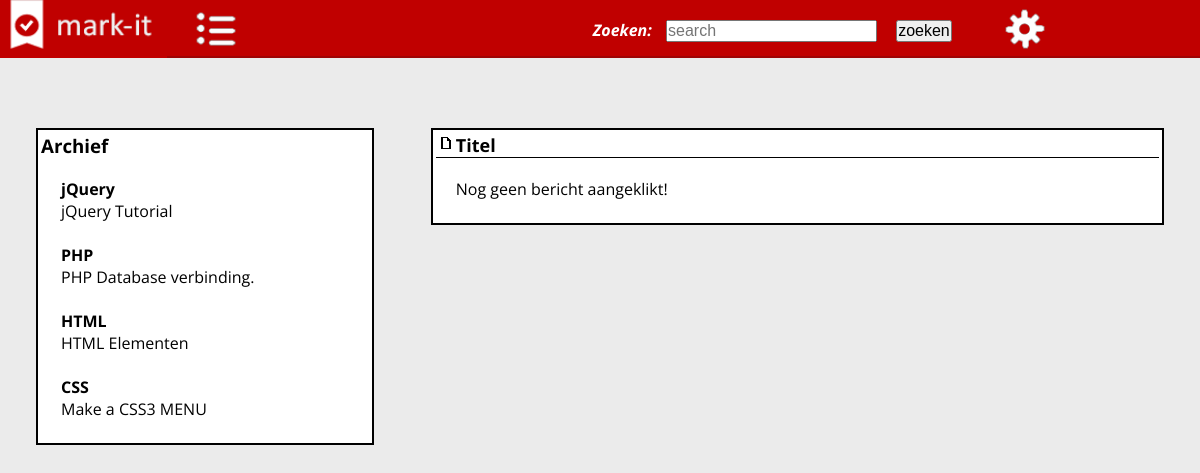
The page /article.php on the database as committed earlier.
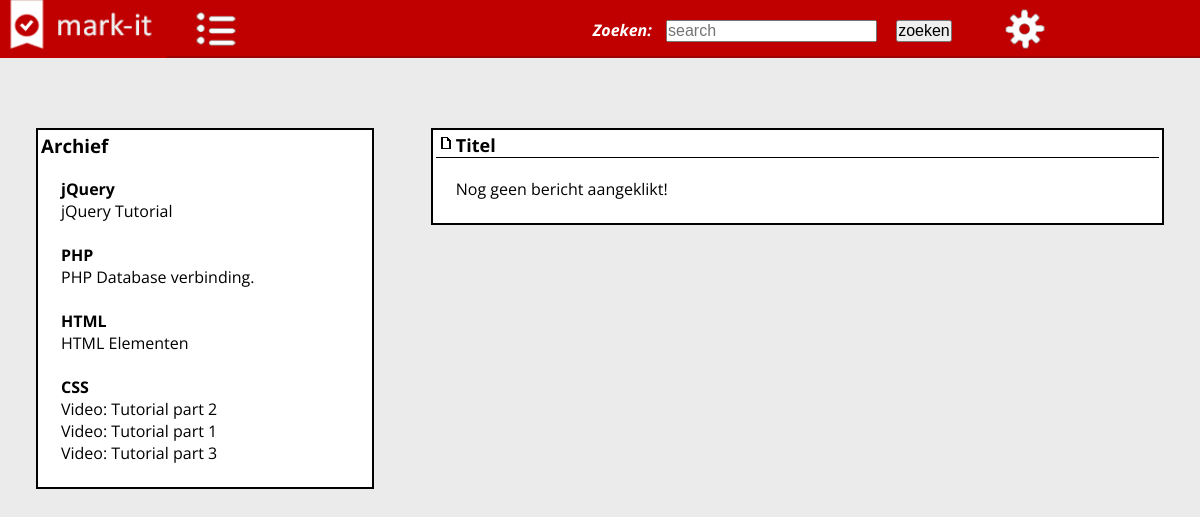
The same page on the database as committed later.
### tables this page shows
CREATE TABLE `tuts` (
  `id` int(11) NOT NULL AUTO_INCREMENT,
  `titel` varchar(255) DEFAULT NULL,
  `bericht` text,
  `type` int(11) DEFAULT NULL,
  `videolink` varchar(255) DEFAULT NULL,
  `afbeelding` varchar(255) DEFAULT NULL,
  `auteur` varchar(255) DEFAULT NULL,
  PRIMARY KEY (`id`)
);

### article.php (the view, shortened to what this page needs)
<?php
require("./template/header.php");
?>
	<div class="wrapper">
		<div class="rij1-1">
			<div class="tutorials">
		 		<h3>Archief</h3>
		 		<?php
				echo'<section class="tekst">';
			$sql = $mysqli->query("SELECT * FROM tuts WHERE type = 4") or die('error');
			if(mysqli_num_rows($sql) > 0)
			{
			echo'<dt><b>jQuery</b></dt>';
				while($row = mysqli_fetch_object($sql))
				{
				echo'<dl>';
				if($row->type == '4')
				{
		 				echo'<dd><a href="./article.php?id='.$row->id.'">'.$row->titel.'</a></dd>';
				}
				echo'</dl>';
				}
				}
				echo'<br>';
				$sql = $mysqli->query("SELECT * FROM tuts WHERE type = 3") or die('error');
			if(mysqli_num_rows($sql) > 0)
			{
		 		echo'<dt><b>PHP</b></dt>';
				while($row = mysqli_fetch_object($sql))
				{
               echo'<dl>';
				if($row->type == '3')
				{
		 				echo'<dd><a href="./article.php?id='.$row->id.'">'.$row->titel.'</a></dd>';
				}
				echo'</dl>';
				}
				}
				echo'<br>';
				$sql = $mysqli->query("SELECT * FROM tuts WHERE type = 1") or die('error');
			if(mysqli_num_rows($sql) > 0)
			{
			echo'<dt><b>HTML</b></dt>';
				while($row = mysqli_fetch_object($sql))
				{
				echo'<dl>';
				if($row->type == '1')
				{
		 				echo'<dd><a href="./article.php?id='.$row->id.'">'.$row->titel.'</a></dd>';
				}
				echo'</dl>';
				}
				}
				echo'<br>';
				$sql = $mysqli->query("SELECT * FROM tuts WHERE type = 2") or die('error');
			if(mysqli_num_rows($sql) > 0)
			{
			echo'<dt><b>CSS</b></dt>';
				while($row = mysqli_fetch_object($sql))
				{
					echo'<dl>';
				if($row->type == '2')
				{
		 				echo'<dd><a href="./article.php?id='.$row->id.'">'.$row->titel.'</a></dd>';
				}
				echo'</dl>';
				}
				echo'</section>';
				}
				?>
			</div>
		</div>
		<div class="rij2-2">
			<div class="fotos">
			<?php if(isset($_GET['id']))
			{
			    $id = Security($_GET['id']);
				$sql = $mysqli->query("SELECT * FROM tuts WHERE id = '".$id."' LIMIT 1");
				$row = mysqli_fetch_object($sql);
		 		echo'<h2>'.$row->titel.'</h2>';
				if(trim($row->videolink))
			{
			echo '<center><iframe width="532" height="315" src="'.$row->videolink.'" frameborder="0" allowfullscreen></iframe></center>';
			}
			else
			{
			echo '<div class="image"><center><img src="'.$row->afbeelding.'" style="width:200px;" alt="'.$row->titel.'"></center>	</div>';
			}
		 		echo'<div style="margin-left:100px;"><section class="tekst">'.$row->bericht.'</section></div>';
			}
			else
			{
			echo'<h2>Titel</h2>';
		 		echo'<section class="tekst">Nog geen bericht aangeklikt!</section>';
			}
			?>
			</div>
			</div>
	</div>
</body></html>

Rows that differ between the two databases and show on the page:
removed tuts: titel "Make a CSS3 MENU"
added tuts: titel "Video: Tutorial part 2"
added tuts: titel "Video: Tutorial part 1"
added tuts: titel "Video: Tutorial part 3"
